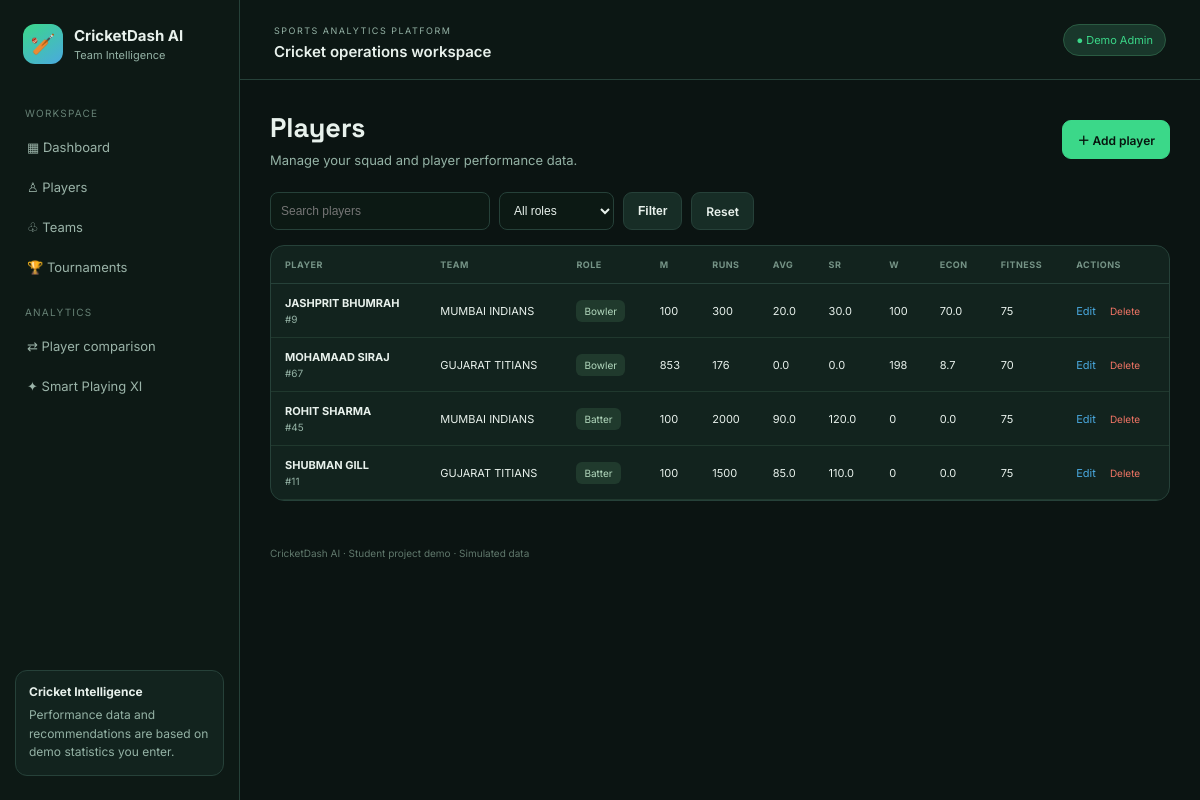
Screenshot of /players/ with the database file from the repository.
### core/models.py (models this page shows, shortened)
class Player(models.Model):
    ROLE_CHOICES = [('Batter','Batter'),('Bowler','Bowler'),('All-rounder','All-rounder'),('Wicketkeeper','Wicketkeeper')]
    name = models.CharField(max_length=100)
    age = models.PositiveIntegerField(default=20)
    jersey_number = models.PositiveIntegerField(default=0)
    team = models.ForeignKey(Team, on_delete=models.SET_NULL, null=True, blank=True, related_name='players')
    role = models.CharField(max_length=20, choices=ROLE_CHOICES, default='Batter')
    batting_style = models.CharField(max_length=50, blank=True)
    bowling_style = models.CharField(max_length=50, blank=True)
    matches = models.PositiveIntegerField(default=0)
    runs = models.PositiveIntegerField(default=0)
    batting_average = models.FloatField(default=0)
    strike_rate = models.FloatField(default=0)
    wickets = models.PositiveIntegerField(default=0)
    economy = models.FloatField(default=0)
    fitness = models.PositiveIntegerField(default=75)
    recent_form = models.PositiveIntegerField(default=75)
    catches = models.PositiveIntegerField(default=0)

class Team(models.Model):
    name = models.CharField(max_length=100, unique=True)
    coach = models.CharField(max_length=100, blank=True)
    captain = models.CharField(max_length=100, blank=True)
    city = models.CharField(max_length=100, blank=True)
    def __str__(self): return self.name

### core/views.py (the view)
# urls.py: path('players/', views.players, name='players'), path('players/add/', views.player_add, name='player_add'), path('players/<int:pk>/edit/', views.player_edit, name='player_edit'), path('players/<int:pk
def players(request):
    q=request.GET.get('q','').strip(); role=request.GET.get('role','')
    data=Player.objects.select_related('team').order_by('name')
    if q: data=data.filter(name__icontains=q)
    if role: data=data.filter(role=role)
    return render(request,'core/players.html',{'players':data,'q':q,'role':role,'teams':Team.objects.all()})

### core/templates/core/players.html
{% extends 'core/base.html' %}{% block content %}<div class="page-title"><div><h1>Players</h1><p>Manage your squad and player performance data.</p></div><a class="btn primary" href="{% url 'player_add' %}">＋ Add player</a></div><form class="filterbar" method="get"><input name="q" value="{{q}}" placeholder="Search players"><select name="role"><option value="">All roles</option><option value="Batter" {% if role == 'Batter' %}selected{% endif %}>Batter</option><option value="Bowler" {% if role == 'Bowler' %}selected{% endif %}>Bowler</option><option value="All-rounder" {% if role == 'All-rounder' %}selected{% endif %}>All-rounder</option><option value="Wicketkeeper" {% if role == 'Wicketkeeper' %}selected{% endif %}>Wicketkeeper</option></select><button class="btn" type="submit">Filter</button><a class="btn" href="{% url 'players' %}">Reset</a></form><div class="panel table-panel"><table><thead><tr><th>PLAYER</th><th>TEAM</th><th>ROLE</th><th>M</th><th>RUNS</th><th>AVG</th><th>SR</th><th>W</th><th>ECON</th><th>FITNESS</th><th>ACTIONS</th></tr></thead><tbody>{% for p in players %}<tr><td><b>{{p.name}}</b><small>#{{p.jersey_number}}</small></td><td>{{p.team|default:'—'}}</td><td><span class="role">{{p.role}}</span></td><td>{{p.matches}}</td><td>{{p.runs}}</td><td>{{p.batting_average|floatformat:1}}</td><td>{{p.strike_rate|floatformat:1}}</td><td>{{p.wickets}}</td><td>{{p.economy|floatformat:1}}</td><td>{{p.fitness}}</td><td><a class="text-link" href="{% url 'player_edit' p.pk %}">Edit</a><form class="inline" method="post" action="{% url 'player_delete' p.pk %}">{% csrf_token %}<button class="danger-link" onclick="return confirm('Delete this player?')">Delete</button></form></td></tr>{% empty %}<tr><td colspan="11" class="empty">No players found.</td></tr>{% endfor %}</tbody></table></div>{% endblock %}

### core/static/core/style.css (style rules this page uses)
:root { --bg:#0b1412;--panel:#12231e;--panel2:#172d26;--line:#264139;--text:#e8f1ec;--muted:#94b2a5;--green:#3bd889;--blue:#4aa9e0;--gold:#d7b65c;--red:#ee7464 }
* { box-sizing:border-box }
body { margin:0;background:var(--bg);color:var(--text);font-family:Inter,Arial,sans-serif }
a { color:inherit;text-decoration:none }
.page-title { display:flex;align-items:center;justify-content:space-between;gap:20px;margin-bottom:24px;flex-wrap:wrap }
.page-title h1 { font-family:'Space Grotesk',Inter,sans-serif;font-size:27px;margin:0 }
.page-title p { color:var(--muted);font-size:13px;margin:7px 0 0 }
.btn { display:inline-flex;align-items:center;border:1px solid var(--line);background:var(--panel2);padding:10px 14px;border-radius:9px;font-size:12px;color:var(--text);font-weight:600 }
.primary { background:var(--green);border-color:var(--green);color:#07150e }
.panel { background:var(--panel);border:1px solid var(--line);border-radius:14px;padding:18px;margin-bottom:16px }
.filterbar { display:flex;gap:9px;margin-bottom:15px;flex-wrap:wrap }
.filterbar input,.filterbar select,.compare-select select,.form-grid input,.form-grid select { background:#0c1914;border:1px solid var(--line);color:var(--text);padding:10px;border-radius:8px;font-size:12px }
.filterbar input { min-width:220px }
.table-panel { overflow-x:auto;padding:0 }
.table-panel table { border-collapse:collapse;width:100%;font-size:11px;white-space:nowrap }
.table-panel th { font-size:9px;color:#759386;text-align:left;padding:13px 14px;border-bottom:1px solid var(--line);letter-spacing:.5px }
.table-panel td { padding:12px 14px;border-bottom:1px solid #20382e }
.table-panel td small { display:block;color:var(--muted);font-size:10px;margin-top:3px }
.role { display:inline-block;background:#203a2d;color:#b2d8bd;padding:5px 8px;border-radius:6px;font-size:10px }
.text-link { color:var(--blue);margin-right:8px }
.danger-link { background:none;border:0;color:var(--red);font:inherit;font-size:10px;cursor:pointer }
.inline { display:inline }

### rows the page displays
Player: name "JASHPRIT BHUMRAH", jersey_number "9", team "MUMBAI INDIANS", role "Bowler", matches "100", runs "300", batting_average "20.0", strike_rate "30.0", wickets "100", economy "70.0", fitness "75"
Player: name "MOHAMAAD SIRAJ", jersey_number "67", team "GUJARAT TITIANS", role "Bowler", matches "853", runs "176", batting_average "0.0", strike_rate "0.0", wickets "198", economy "8.7", fitness "70"
Player: name "ROHIT SHARMA", jersey_number "45", team "MUMBAI INDIANS", role "Batter", matches "100", runs "2000", batting_average "90.0", strike_rate "120.0", wickets "0", economy "0.0", fitness "75"
Player: name "SHUBMAN GILL", jersey_number "11", team "GUJARAT TITIANS", role "Batter", matches "100", runs "1500", batting_average "85.0", strike_rate "110.0", wickets "0", economy "0.0", fitness "75"
